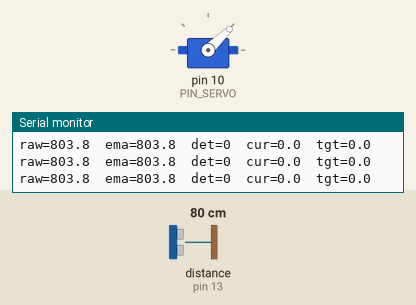
This sketch was run on a simulated Arduino Uno, built with avr-gcc and run on an emulated ATmega328P. On the bench: servo, the last lines printed to the serial monitor. Wiring (inferred from the names in the program): ultrasonic range finder: trigger pin 12; echo pin 13. The inputs (shaded band) are chosen by the test bench; at power-on: distance to the obstacle (sensor on pin 13) 80 cm. The echo pulse lasts 58.3 µs per cm.

Above: at 1.2 s.
1.3 s: distance to the obstacle (sensor on pin 13) set to 22 cm
2.8 s: distance to the obstacle (sensor on pin 13) set to 19 cm
At 3.45 s:
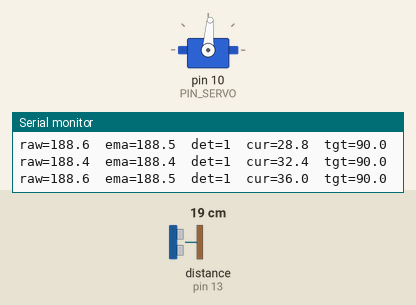
At 4.7 s:
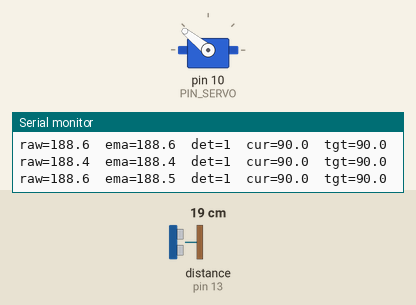
5.8 s: distance to the obstacle (sensor on pin 13) set to 33 cm
8.8 s: distance to the obstacle (sensor on pin 13) set to 39 cm
At 11.43 s:
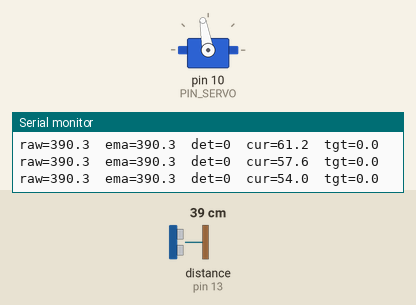
Timing chart, 0 to 12.8 s (numbered marks = the images above; inputs shaded):
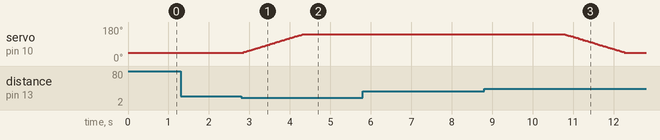

Measured:
- the behaviour switches between 21 and 20 cm on distance to the obstacle (sensor on pin 13) (found by bisection; images 0 and 1)
- the behaviour switches between 35 and 36 cm on distance to the obstacle (sensor on pin 13) (found by bisection; images 2 and 3)
- after the input at 2.8 s, servo on pin 10 (PIN_SERVO): moves from 44° to 141° over 1.5 s, starting at once
- after the input at 8.8 s, servo on pin 10 (PIN_SERVO): moves from 141° to 44° over 1.5 s, starting after 2.0 s

The sketch:

10C16.ino
```cpp
#include <Servo.h>
#include <math.h>

// ---------------- Pins ----------------
#define PIN_TRIG   12
#define PIN_ECHO   13
#define PIN_SERVO  10

// ---------------- 초음파 설정 ----------------
#define SND_VEL          346.0f
#define SAMPLE_INTERVAL  60        // [ms]
#define PULSE_US         20        // TRIG 펄스 [us]
#define TIMEOUT_US       50000UL   // Echo 타임아웃 [us]
#define SCALE            (0.001f * 0.5f * SND_VEL)  // us→mm

// 감지 히스테리시스(mm)
#define DETECT_ON_MM     200.0f    // 20cm 이하면 OPEN
#define DETECT_OFF_MM    350.0f    // 35cm 이상이면 CLOSE

// ---------------- EMA 필터 ----------------
#define EMA_ALPHA        0.7f
float distEMA = 0.0f;
bool  emaInit = false;

// ---------------- Servo ----------------
Servo gate;

// 펄스 폭 범위(하드웨어 보정)
const int PULSE_MIN = 1000;         // ≈ 0°
const int PULSE_MAX = 3000;        // ≈ 180°
static inline int angleToPulse(float deg){
  deg = constrain(deg, 0, 180);
  float n = deg / 180.0f;
  return (int)(PULSE_MIN + (PULSE_MAX - PULSE_MIN) * n + 0.5f);
}
static inline void writeAngle(float deg){
  gate.writeMicroseconds(angleToPulse(deg));
}

// 각도 정의
const float CLOSED_ANGLE = 0.0f;
const float OPEN_ANGLE   = 90.0f;

// ── Slew 리미터 파라미터 ──
const unsigned long UPDATE_DT_MS = 20;   // 50Hz
const float MAX_DEG_PER_SEC = 60.0f;     // 느리게 하려면 ↓

// ── 자동 닫힘 ──
const unsigned long AUTOCLOSE_MS = 2000; // 감지 끊긴 뒤 2초 후 닫힘
unsigned long lastDetectMs = 0;

// ---------------- 상태 ----------------
unsigned long lastSampleMs = 0;
unsigned long lastUpdateMs = 0;

bool  detected = false;          // 차량 감지 상태
float currentAngle = CLOSED_ANGLE;
float targetAngle  = CLOSED_ANGLE;

// ---------------- 함수 ----------------
static inline float measure_mm(){
  digitalWrite(PIN_TRIG, LOW);  delayMicroseconds(2);
  digitalWrite(PIN_TRIG, HIGH); delayMicroseconds(PULSE_US);
  digitalWrite(PIN_TRIG, LOW);
  unsigned long dur = pulseIn(PIN_ECHO, HIGH, TIMEOUT_US);
  if (dur == 0UL) return 0.0f;
  return (float)dur * SCALE;
}

void setup(){
  pinMode(PIN_TRIG, OUTPUT);
  pinMode(PIN_ECHO, INPUT);
  digitalWrite(PIN_TRIG, LOW);

  gate.attach(PIN_SERVO);        // 범위 지정 X (이중 매핑 방지)
  writeAngle(currentAngle);

  Serial.begin(115200);
  lastSampleMs = lastUpdateMs = millis();
  lastDetectMs = millis();
}

void loop(){
  unsigned long now = millis();

  // 1) 초음파 측정 + EMA
  if (now - lastSampleMs >= SAMPLE_INTERVAL){
    lastSampleMs += SAMPLE_INTERVAL;

    float raw = measure_mm();
    if (!emaInit){ distEMA = raw; emaInit = true; }
    else          distEMA = EMA_ALPHA*raw + (1.0f-EMA_ALPHA)*distEMA;

    // 히스테리시스 감지
    if (!detected && distEMA > 0.0f && distEMA <= DETECT_ON_MM){
      detected    = true;
      targetAngle = OPEN_ANGLE;            // 열림 목표
      lastDetectMs = now;                  // 마지막 감지 시각 업데이트
      Serial.println("🚗 DETECT → target=OPEN");
    }
    else if (detected && (distEMA == 0.0f || distEMA >= DETECT_OFF_MM)){
      detected = false;
      // 여기서 즉시 닫지 않고, 자동닫힘 타이머로 맡김
      Serial.println("⬅️ CLEAR (auto-close timer starts)");
    }

    // 감지 유지 중이면 타임스탬프 갱신
    if (detected) lastDetectMs = now;

    // 자동 닫힘: 감지 끊긴 뒤 2초 지나면 닫힘 명령
    if (!detected && targetAngle == OPEN_ANGLE && (now - lastDetectMs >= AUTOCLOSE_MS)){
      targetAngle = CLOSED_ANGLE;
      Serial.println("⏱ Auto-CLOSE triggered");
    }

    // 디버그
    Serial.print("raw=");  Serial.print(raw,1);
    Serial.print("  ema=");Serial.print(distEMA,1);
    Serial.print("  det=");Serial.print(detected);
    Serial.print("  cur=");Serial.print(currentAngle,1);
    Serial.print("  tgt=");Serial.println(targetAngle,1);
  }

  // 2) Slew 리미터만으로 모션 수행 (선형 속도)
  if (now - lastUpdateMs >= UPDATE_DT_MS){
    lastUpdateMs = now;

    float maxStep = MAX_DEG_PER_SEC * (UPDATE_DT_MS / 1000.0f); // 틱당 최대 이동각
    float delta   = targetAngle - currentAngle;

    if      (delta >  maxStep) delta =  maxStep;
    else if (delta < -maxStep) delta = -maxStep;

    currentAngle += delta;

    // 목표에 매우 가까우면 스냅(잔떨림 방지)
    if (fabs(targetAngle - currentAngle) < 0.1f) currentAngle = targetAngle;

    writeAngle(currentAngle);
  }
}
```
